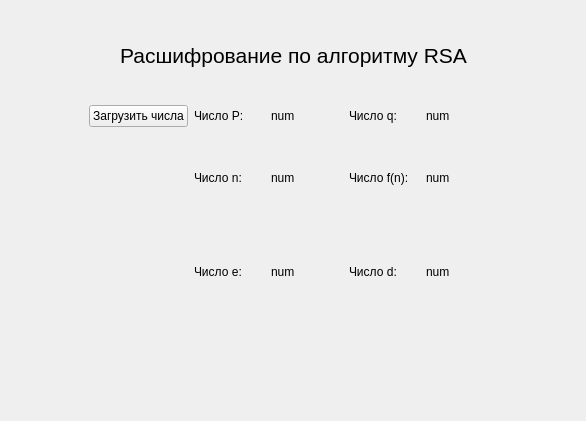
<?xml version="1.0" encoding="UTF-8"?>
<ui version="4.0">
 <class>Form</class>
 <widget class="QWidget" name="Form">
  <property name="geometry">
   <rect>
    <x>0</x>
    <y>0</y>
    <width>586</width>
    <height>421</height>
   </rect>
  </property>
  <property name="windowTitle">
   <string>Form</string>
  </property>
  <layout class="QGridLayout" name="gridLayout">
   <item row="2" column="6">
    <widget class="QLabel" name="label_2">
     <property name="text">
      <string/>
     </property>
    </widget>
   </item>
   <item row="2" column="4">
    <widget class="QLabel" name="labelFN1">
     <property name="text">
      <string>Число f(n):</string>
     </property>
    </widget>
   </item>
   <item row="1" column="3">
    <widget class="QLabel" name="labelP2">
     <property name="text">
      <string>num</string>
     </property>
    </widget>
   </item>
   <item row="2" column="5">
    <widget class="QLabel" name="labelFN2">
     <property name="text">
      <string>num</string>
     </property>
    </widget>
   </item>
   <item row="1" column="2">
    <widget class="QLabel" name="labelP1">
     <property name="text">
      <string>Число P:</string>
     </property>
    </widget>
   </item>
   <item row="3" column="2">
    <widget class="QLabel" name="labelE1">
     <property name="text">
      <string>Число e:</string>
     </property>
    </widget>
   </item>
   <item row="2" column="2">
    <widget class="QLabel" name="labelN1">
     <property name="text">
      <string>Число n:</string>
     </property>
    </widget>
   </item>
   <item row="3" column="4">
    <widget class="QLabel" name="labelD1">
     <property name="text">
      <string>Число d:</string>
     </property>
    </widget>
   </item>
   <item row="1" column="4">
    <widget class="QLabel" name="labelQ1">
     <property name="text">
      <string>Число q:</string>
     </property>
    </widget>
   </item>
   <item row="1" column="5">
    <widget class="QLabel" name="labelQ2">
     <property name="text">
      <string>num</string>
     </property>
    </widget>
   </item>
   <item row="2" column="3">
    <widget class="QLabel" name="labelN2">
     <property name="text">
      <string>num</string>
     </property>
    </widget>
   </item>
   <item row="3" column="3">
    <widget class="QLabel" name="labelE2">
     <property name="text">
      <string>num</string>
     </property>
    </widget>
   </item>
   <item row="1" column="1">
    <widget class="QPushButton" name="btnLoadNum">
     <property name="text">
      <string>Загрузить числа</string>
     </property>
    </widget>
   </item>
   <item row="3" column="5">
    <widget class="QLabel" name="labelD2">
     <property name="text">
      <string>num</string>
     </property>
    </widget>
   </item>
   <item row="0" column="1" colspan="5">
    <widget class="QLabel" name="labelRSADec">
     <property name="font">
      <font>
       <pointsize>16</pointsize>
      </font>
     </property>
     <property name="text">
      <string>Расшифрование по алгоритму RSA</string>
     </property>
     <property name="alignment">
      <set>Qt::AlignCenter</set>
     </property>
    </widget>
   </item>
   <item row="1" column="0">
    <widget class="QLabel" name="label">
     <property name="text">
      <string/>
     </property>
    </widget>
   </item>
   <item row="4" column="3">
    <widget class="QLabel" name="label_3">
     <property name="text">
      <string/>
     </property>
    </widget>
   </item>
  </layout>
 </widget>
 <resources/>
 <connections/>
</ui>
